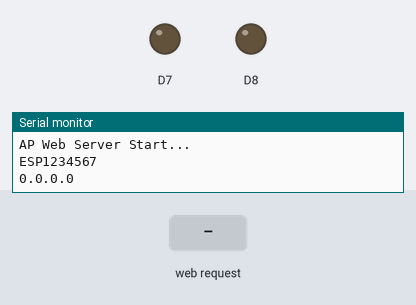
The sketch below on a simulated ESP8266 (NodeMCU). On the bench: output pins drawn as LEDs (lit = HIGH), the last lines printed to the serial monitor. The inputs (shaded band) are chosen by the test bench. Random numbers use the default seed unless the sketch sets one.

Above: at 1.2 s.
1.3 s: HTTP request GET /get received
At 2.0 s:
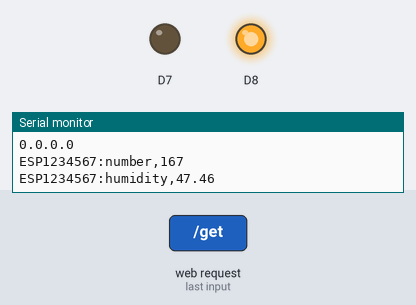
Timing chart, 0 to 12.8 s (numbered marks = the images above; inputs shaded):
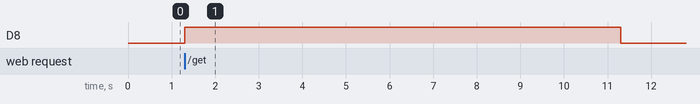

Measured:
- after the input at 1.3 s, D8: LOW → HIGH at once, → LOW 10.0 s later

The sketch:

ESP8266_AP_sensor_2.ino
```cpp
/****************************
 * ESP8266 DPL              *
 * ESP8266 AP Sensor        *
 *                          *
 * 14 Apr 2019              *
 * Supot Sawangpiriyakij    *
 * Bunnavit Sawangpiriyakij *
 ****************************/
#include <ESP8266WiFi.h>
#include <DNSServer.h>
#include <ESP8266WebServer.h>

const byte DNS_PORT = 53;
IPAddress apIP(192, 168, 1, 2);
DNSServer dnsServer;
ESP8266WebServer webServer(80);
String Id;
#define UPL_max 100
String UPL_name[UPL_max];
float UPL_value[UPL_max];
int UPL_number = 0;
int delay_time = 10000;

void handlePost() {
  digitalWrite(D7,HIGH);
  int i = 0;
  for (i = 0; i < webServer.args(); i++) {
    UPL_name[i] = webServer.argName(i);
    String S_value = webServer.arg(i);
    UPL_value[i] = S_value.toFloat();
    Serial.println("UPL "+webServer.argName(i)+","+S_value);
  }
  webServer.send(200, "text/plain", "UPL Post done");

  for (int j = i; j<UPL_max; j++) {
    if (UPL_name[j]=="delay") {
      delay_time = UPL_value[j];
    }

    // UPL command code
    //
    //
    //
    // UPL command code

    // clear UPL
    UPL_name[j] = "";
    UPL_value[j] = -1;
  }
  delay(delay_time);
  digitalWrite(D7,LOW);
}

void handleGet() {
  digitalWrite(D8,HIGH);

  // Example Sensor Data
  String message = Id+":number,"+String(random(256));
  message += "\n";
  message += Id+":humidity,47.46";
  Serial.println(message);
  // Example Sensor Data

  // Your Sensor Collect Data Code here...
  //
  //
  //        Y o u r    C o d e
  //
  //
  // Your Sensor Collect Data Code here...

  webServer.send(200, "text/plain", message);
  delay(delay_time);
  digitalWrite(D8,LOW);
}

void setup() {
  Serial.begin(115200);
  pinMode(D7,OUTPUT);
  pinMode(D8,OUTPUT);
  digitalWrite(D7,LOW);
  digitalWrite(D8,LOW);
  WiFi.mode(WIFI_AP);
  WiFi.softAPConfig(apIP, apIP, IPAddress(255, 255, 255, 0));
  Id = "ESP"+String(ESP.getChipId());
  WiFi.softAP(Id.c_str(),"password");
  Serial.println("AP Web Server Start...");
  Serial.println(Id);
  Serial.println(WiFi.localIP());
  dnsServer.setTTL(300);
  dnsServer.setErrorReplyCode(DNSReplyCode::ServerFailure);
  dnsServer.start(DNS_PORT, "www.esp.com", apIP);
  webServer.on("/post", handlePost);
  webServer.on("/get", handleGet);
  webServer.onNotFound([]() {
    Serial.println("Hello World!");
    String message = "Hello World!\n\n";
    message += "URI: ";
    message += webServer.uri();

    webServer.send(200, "text/plain", message);
  });
  webServer.begin();
}

void loop() {
  dnsServer.processNextRequest();
  webServer.handleClient();
}
```
